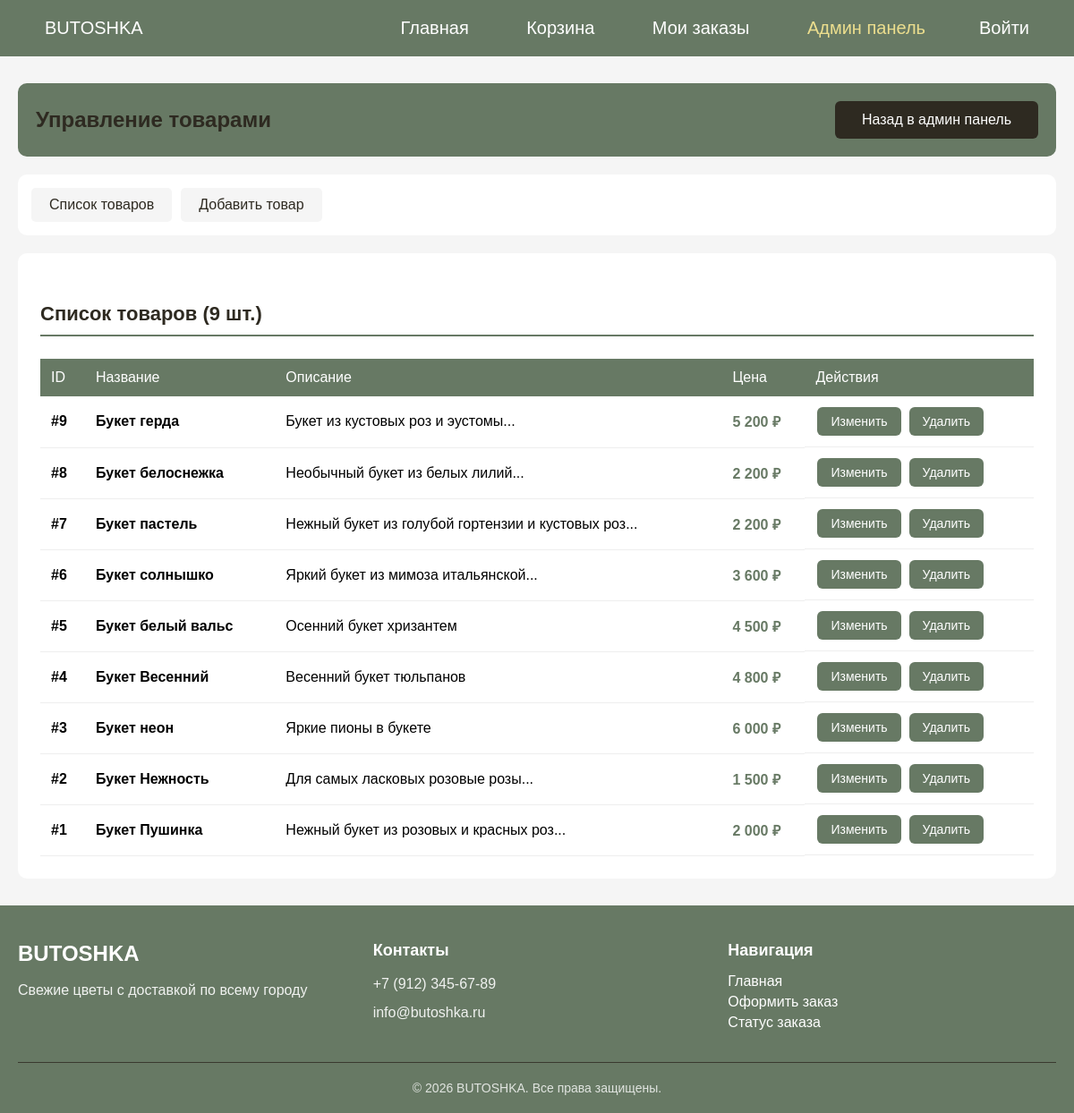
/tovar_uprav.php (signed in), run on the app's committed database.
### tables this page shows
CREATE TABLE `products` (
  `id` int NOT NULL,
  `name` varchar(255) NOT NULL,
  `description` text NOT NULL,
  `price` decimal(10,2) NOT NULL
);

### tovar_uprav.php (the view, shortened to what this page needs)
<?php
require_once('db.php');
$action = $_GET['action'] ?? 'list';
$product = null;
$products = [];
$result = $conn->query("SELECT * FROM products ORDER BY id DESC");
if ($result && $result->num_rows > 0) {
    while ($row = $result->fetch_assoc()) {
        $products[] = $row;
    }
}
?>
<!DOCTYPE html>
<html lang="ru">
<head>
    <link rel="stylesheet" href="css/style.css">
</head>
<body>
    <?php include 'header.php'; ?>
    <main>
        <div class="admin-wrapper">
            <div class="admin-header">
                <h2>Управление товарами</h2>
                <a href="admin.php" class="btn">Назад в админ панель</a>
            </div>
            <div class="admin-menu">
                <a href="tovar_uprav.php">Список товаров</a>
                <a href="tovar_uprav.php?action=add">Добавить товар</a>
            </div>
            <div class="admin-content">
                <?php if ($action == 'add'): ?>
                    <div class="form-wrapper">
                        <h3 class="section-title">Добавить новый товар</h3>
                        <div class="form-container">
                            <form method="POST">
                                <div class="form-group">
                                    <label>Название товара:</label>
                                    <input type="text" name="name" required placeholder="Например: Букет Нежность">
                                </div>
                                <div class="form-group">
                                    <label>Описание:</label>
                                    <textarea name="description" required placeholder="Подробное описание товара..."></textarea>
                                </div>
                                <div class="form-group">
                                    <label>Цена (₽):</label>
                                    <input type="number" name="price" step="0.01" required placeholder="0.00">
                                </div>
                                <div class="button-group">
                                    <button type="submit" class="btn btn-add">Сохранить товар</button>
                                    <a href="tovar_uprav.php" class="btn cancel-btn">Отмена</a>
                                </div>
                            </form>
                        </div>
                    </div>
                <?php else: ?>
                    <h3 class="section-title">Список товаров (<?= count($products) ?> шт.)</h3>
                    <?php if (empty($products)): ?>
                        <div class="empty-state">
                            <p style="font-size: 18px; margin-bottom: 20px;">Товаров пока нет</p>
                            <a href="tovar_uprav.php?action=add" class="btn btn-add">Добавить первый товар</a>
                        </div>
                    <?php else: ?>
                        <table>
                            <thead>
                                <tr>
                                    <th>ID</th>
                                    <th>Название</th>
                                    <th>Описание</th>
                                    <th>Цена</th>
                                    <th>Действия</th>
                                </tr>
                            </thead>
                            <tbody>
                                <?php foreach ($products as $item): ?>
                                    <tr>
                                        <td><strong>#<?= $item['id'] ?></strong></td>
                                        <td><strong><?= htmlspecialchars($item['name']) ?></strong></td>
                                        <td><?= htmlspecialchars(mb_substr($item['description'], 0, 50)) ?><?= strlen($item['description']) > 50 ? '...' : '' ?></td>
                                        <td class="price"><?= number_format($item['price'], 0, '', ' ') ?> ₽</td>
                                        <td class="action-buttons">
                                            <a href="tovar_uprav.php?action=edit&id=<?= $item['id'] ?>"
                                               class="btn btn-small btn-edit">Изменить</a>
                                            <a href="tovar_uprav.php?action=delete&id=<?= $item['id'] ?>"
                                               class="btn btn-small btn-delete"
                                               onclick="return confirm('Удалить товар &quot;<?= htmlspecialchars($item['name']) ?>&quot;?')">Удалить</a>
                                        </td>
                                    </tr>
                                <?php endforeach; ?>
                            </tbody>
                        </table>
                    <?php endif; ?>
                <?php endif; ?>
            </div>
        </div>
    </main>
    <?php include 'footer.php'; ?>
</body>
</html>

### style.css (style rules this page uses)
* { margin: 0; padding: 0; box-sizing: border-box; }
html, body { height: 100%; margin: 0; padding: 0; }
body { display: flex; flex-direction: column; font-family: Arial, Helvetica, sans-serif; min-height: 100vh; }
h2 { color: #2e2a21; text-align: center; }

### tovar_uprav.php (style rules this page uses)
* { margin: 0; padding: 0; box-sizing: border-box; }
html, body { height: 100%; margin: 0; padding: 0; }
body { display: flex; flex-direction: column; min-height: 100vh; font-family: Arial, Helvetica, sans-serif; background: #f5f5f5; }
main { flex: 1 0 auto; width: 100%; }
.admin-wrapper { max-width: 1200px; margin: 30px auto; padding: 0 20px; }
.admin-header { background: #677964; color: white; padding: 20px; border-radius: 10px; margin-bottom: 20px; display: flex; justify-content: space-between; align-items: center; }
.admin-menu { background: white; padding: 15px; border-radius: 10px; margin-bottom: 20px; display: flex; gap: 10px; flex-wrap: wrap; }
.admin-menu a { background: #f5f5f5; color: #2e2a21; text-decoration: none; padding: 10px 20px; border-radius: 5px; transition: all 0.3s; }
.admin-content { background: white; padding: 25px; border-radius: 10px; }
.btn { background: #2e2a21; color: white; text-decoration: none; padding: 12px 30px; border-radius: 6px; display: inline-block; border: none; cursor: pointer; font-size: 16px; transition: all 0.3s; }
.btn-edit { background: #677964; }
.btn-delete { background: #677964; }
.btn-small { padding: 8px 15px; font-size: 14px; margin: 0 2px; }
.action-buttons { display: flex; gap: 5px; flex-wrap: wrap; }
table { width: 100%; border-collapse: collapse; margin-top: 25px; }
th { background: #677964; color: white; padding: 12px; text-align: left; font-weight: 500; }
td { padding: 12px; border-bottom: 1px solid #eee; }
.price { color: #677964; font-weight: bold; }
.section-title { margin: 30px 0 25px 0; color: #2e2a21; border-bottom: 2px solid #677964; padding-bottom: 10px; font-size: 22px; }

### data on the page
products: id "9", name "Букет герда", description "Букет из кустовых роз и эустомы", price "5 200"
products: id "8", name "Букет белоснежка", description "Необычный букет из белых лилий", price "2 200"
products: id "7", name "Букет пастель", description "Нежный букет из голубой гортензии и кустовых роз", price "2 200"
products: id "6", name "Букет солнышко", description "Яркий букет из мимоза итальянской", price "3 600"
products: id "5", name "Букет белый вальс", description "Осенний букет хризантем", price "4 500"
products: id "4", name "Букет Весенний", description "Весенний букет тюльпанов", price "4 800"
products: id "3", name "Букет неон", description "Яркие пионы в букете", price "6 000"
products: id "2", name "Букет Нежность", description "Для самых ласковых розовые розы", price "1 500"
products: id "1", name "Букет Пушинка", description "Нежный букет из розовых и красных роз", price "2 000"

### other printed values
count($products) "9"
